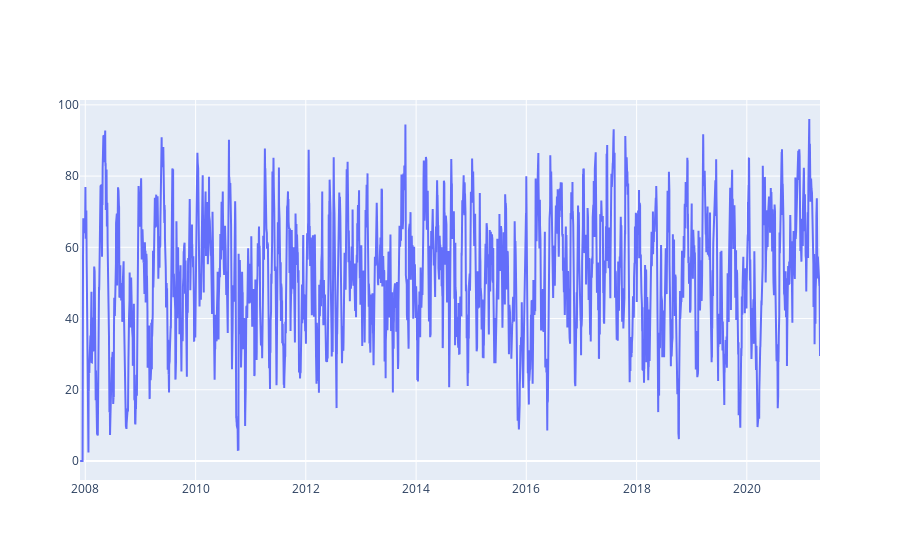

This figure's notebook cell:
### Code cell
def RSI(df,n=14):
    close = df['Close']
    delta = close.diff()
    delta = delta[1:]
    pricesUp = delta.copy()
    pricesDown = delta.copy()
    pricesUp[pricesUp<0]=0
    pricesDown[pricesDown>0]=0
    rollUp = pricesUp.rolling(n).mean()
    rollDown = pricesDown.abs().rolling(n).mean()
    rs = rollUp/rollDown
    rsi = 100.0 - (100.0 / (1.0 + rs))
    return rsi

data['RSI'] = RSI(df).fillna(0)

fig = go.Figure(go.Scatter(x=data.Date,y=data.RSI,name='RSI'))
fig.show()

### Figure 1 — Plotly figure (JSON) as saved in the notebook; plotly's stock layout.template omitted (floating-point values rounded to 4 significant figures; data arrays with more than 128 entries replaced by an {"elided": "..."} marker saying what was removed)
{"data": [{"name": "RSI", "type": "scatter", "x": {"elided": "3322 str values"}, "y": {"elided": "3322 float values"}}], "layout": {}}
